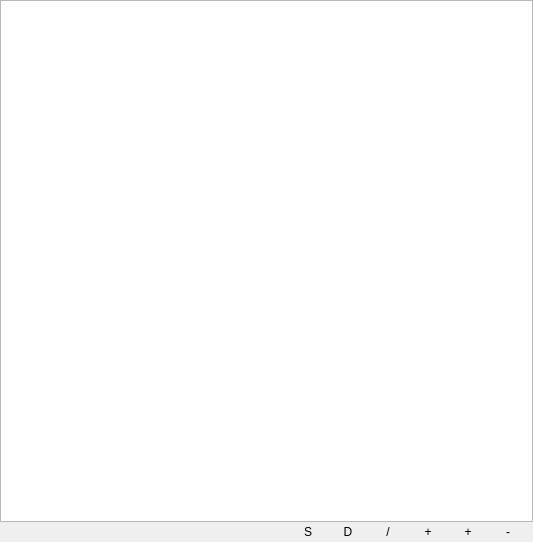
<?xml version="1.0" encoding="UTF-8"?>
<ui version="4.0">
 <class>UiTreeView</class>
 <widget class="QWidget" name="UiTreeView">
  <property name="geometry">
   <rect>
    <x>0</x>
    <y>0</y>
    <width>533</width>
    <height>542</height>
   </rect>
  </property>
  <property name="windowTitle">
   <string>Form</string>
  </property>
  <property name="styleSheet">
   <string notr="true">QPushButton {
	min-width:  		20px;
	min-height: 		20px;
	max-width:  	20px;
	max-height: 	20px;
	width:  				20px;
	height: 			20px;
	border-radius: 10px;
}</string>
  </property>
  <layout class="QVBoxLayout" name="verticalLayout">
   <property name="spacing">
    <number>0</number>
   </property>
   <property name="margin">
    <number>0</number>
   </property>
   <item>
    <widget class="UiTreeViewWidget" name="view">
     <property name="editTriggers">
      <set>QAbstractItemView::EditKeyPressed|QAbstractItemView::SelectedClicked</set>
     </property>
     <property name="tabKeyNavigation">
      <bool>true</bool>
     </property>
     <property name="dragEnabled">
      <bool>true</bool>
     </property>
     <property name="alternatingRowColors">
      <bool>true</bool>
     </property>
     <property name="indentation">
      <number>0</number>
     </property>
     <property name="sortingEnabled">
      <bool>true</bool>
     </property>
     <property name="allColumnsShowFocus">
      <bool>true</bool>
     </property>
     <attribute name="headerVisible">
      <bool>false</bool>
     </attribute>
     <attribute name="headerShowSortIndicator" stdset="0">
      <bool>true</bool>
     </attribute>
     <attribute name="headerStretchLastSection">
      <bool>false</bool>
     </attribute>
     <column>
      <property name="text">
       <string notr="true">1</string>
      </property>
     </column>
    </widget>
   </item>
   <item>
    <layout class="QHBoxLayout" name="horizontalLayout">
     <property name="spacing">
      <number>20</number>
     </property>
     <property name="rightMargin">
      <number>15</number>
     </property>
     <item>
      <spacer name="horizontalSpacer">
       <property name="orientation">
        <enum>Qt::Horizontal</enum>
       </property>
       <property name="sizeHint" stdset="0">
        <size>
         <width>40</width>
         <height>20</height>
        </size>
       </property>
      </spacer>
     </item>
     <item>
      <widget class="QPushButton" name="actionSave">
       <property name="toolTip">
        <string>Save</string>
       </property>
       <property name="text">
        <string>S</string>
       </property>
      </widget>
     </item>
     <item>
      <widget class="QPushButton" name="actionDuplicate">
       <property name="toolTip">
        <string>Duplicate</string>
       </property>
       <property name="text">
        <string>D</string>
       </property>
      </widget>
     </item>
     <item>
      <widget class="QPushButton" name="actionAddRoot">
       <property name="toolTip">
        <string>Add a folder</string>
       </property>
       <property name="text">
        <string>/</string>
       </property>
      </widget>
     </item>
     <item>
      <widget class="QPushButton" name="actionAdd">
       <property name="toolTip">
        <string>New</string>
       </property>
       <property name="text">
        <string>+</string>
       </property>
      </widget>
     </item>
     <item>
      <widget class="QPushButton" name="actionImport">
       <property name="toolTip">
        <string>Import a file</string>
       </property>
       <property name="text">
        <string>+</string>
       </property>
      </widget>
     </item>
     <item>
      <widget class="QPushButton" name="actionRemove">
       <property name="toolTip">
        <string>Delete</string>
       </property>
       <property name="text">
        <string>-</string>
       </property>
      </widget>
     </item>
    </layout>
   </item>
  </layout>
 </widget>
 <customwidgets>
  <customwidget>
   <class>UiTreeViewWidget</class>
   <extends>QTreeWidget</extends>
   <header>items/uitreeviewwidget.h</header>
  </customwidget>
 </customwidgets>
 <resources/>
 <connections>
  <connection>
   <sender>actionAdd</sender>
   <signal>released()</signal>
   <receiver>UiTreeView</receiver>
   <slot>action()</slot>
   <hints>
    <hint type="sourcelabel">
     <x>480</x>
     <y>534</y>
    </hint>
    <hint type="destinationlabel">
     <x>534</x>
     <y>161</y>
    </hint>
   </hints>
  </connection>
  <connection>
   <sender>actionRemove</sender>
   <signal>released()</signal>
   <receiver>UiTreeView</receiver>
   <slot>action()</slot>
   <hints>
    <hint type="sourcelabel">
     <x>520</x>
     <y>525</y>
    </hint>
    <hint type="destinationlabel">
     <x>477</x>
     <y>172</y>
    </hint>
   </hints>
  </connection>
  <connection>
   <sender>actionImport</sender>
   <signal>released()</signal>
   <receiver>UiTreeView</receiver>
   <slot>action()</slot>
   <hints>
    <hint type="sourcelabel">
     <x>506</x>
     <y>534</y>
    </hint>
    <hint type="destinationlabel">
     <x>599</x>
     <y>186</y>
    </hint>
   </hints>
  </connection>
  <connection>
   <sender>actionAddRoot</sender>
   <signal>released()</signal>
   <receiver>UiTreeView</receiver>
   <slot>action()</slot>
   <hints>
    <hint type="sourcelabel">
     <x>454</x>
     <y>534</y>
    </hint>
    <hint type="destinationlabel">
     <x>635</x>
     <y>205</y>
    </hint>
   </hints>
  </connection>
  <connection>
   <sender>view</sender>
   <signal>doubleClicked(QModelIndex)</signal>
   <receiver>UiTreeView</receiver>
   <slot>action()</slot>
   <hints>
    <hint type="sourcelabel">
     <x>404</x>
     <y>130</y>
    </hint>
    <hint type="destinationlabel">
     <x>648</x>
     <y>143</y>
    </hint>
   </hints>
  </connection>
  <connection>
   <sender>actionSave</sender>
   <signal>released()</signal>
   <receiver>UiTreeView</receiver>
   <slot>action()</slot>
   <hints>
    <hint type="sourcelabel">
     <x>402</x>
     <y>534</y>
    </hint>
    <hint type="destinationlabel">
     <x>617</x>
     <y>231</y>
    </hint>
   </hints>
  </connection>
  <connection>
   <sender>actionDuplicate</sender>
   <signal>released()</signal>
   <receiver>UiTreeView</receiver>
   <slot>action()</slot>
   <hints>
    <hint type="sourcelabel">
     <x>422</x>
     <y>526</y>
    </hint>
    <hint type="destinationlabel">
     <x>629</x>
     <y>274</y>
    </hint>
   </hints>
  </connection>
 </connections>
 <slots>
  <slot>action()</slot>
  <slot>action(QModelIndex)</slot>
 </slots>
</ui>
